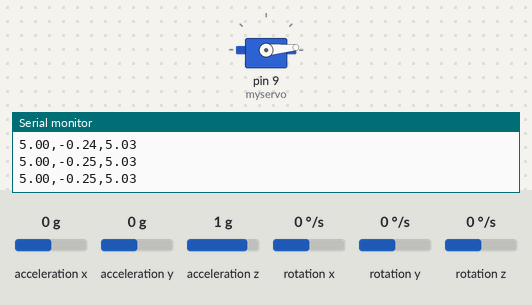
Bench run of a sketch on a simulated Arduino Uno, built with avr-gcc and run on an emulated ATmega328P. Shown: servo, the last lines printed to the serial monitor. The inputs (shaded band) are chosen by the test bench; at power-on: acceleration x 0 g, acceleration y 0 g, acceleration z 1 g, rotation x 0 °/s, rotation y 0 °/s, rotation z 0 °/s.

Above: at 1.2 s.
1.3 s: acceleration x set to -1.4 g
At 2.5 s:
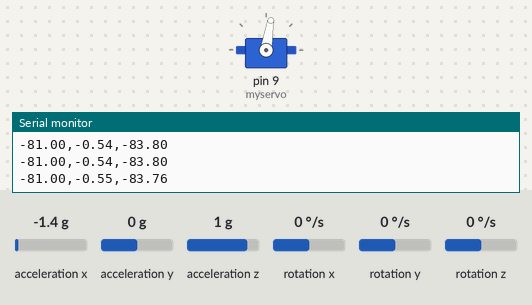
2.8 s: acceleration x set to -0.8 g
At 4.1 s:
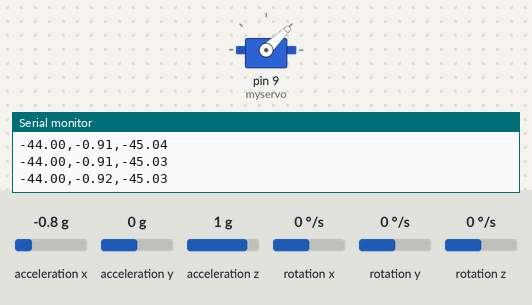
7.3 s: acceleration x set to 0 g
At 8.6 s:
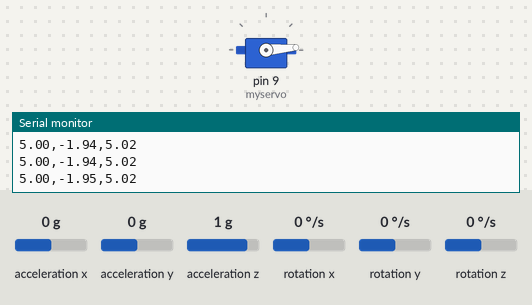
Timing chart, 0 to 9.8 s (numbered marks = the images above; inputs shaded):
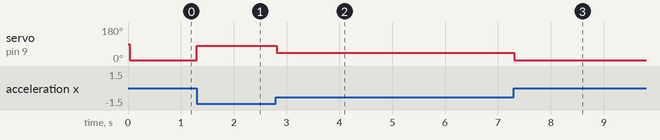

The sketch:

mpu_karman.ino
```cpp
// Arduino Wire library is required if I2Cdev I2CDEV_ARDUINO_WIRE implementation
// is used in I2Cdev.h

#include "Wire.h"
#include <Servo.h>


// I2Cdev and MPU6050 must be installed as libraries, or else the .cpp/.h files
// for both classes must be in the include path of your project

#include "I2Cdev.h"
#include "MPU6050.h"

// class default I2C address is 0x68
// specific I2C addresses may be passed as a parameter here
// AD0 low = 0x68 (default for InvenSense evaluation board)
// AD0 high = 0x69
Servo myservo;
MPU6050 accelgyro;
int16_t ax, ay, az;
int16_t gx, gy, gz;
double total_angle=0;

/* 把mpu6050放在水平桌面上，分别读取读取2000次，然后求平均值 */
#define AX_ZERO (-1476) /* 加速度计的0偏修正值 */
#define GX_ZERO (-30.5) /* 陀螺仪的0偏修正值 */

void setup() {
    myservo.attach(9);
    // join I2C bus (I2Cdev library doesn't do this automatically)
    Wire.begin();
    // initialize serial communication
    // (38400 chosen because it works as well at 8MHz as it does at 16MHz, but
    // it's really up to you depending on your project)
    Serial.begin(9600);
    // initialize device
    Serial.println("Initializing I2C devices...");
    accelgyro.initialize();
    // verify connection
    Serial.println("Testing device connections...");
    Serial.println(accelgyro.testConnection() ? "MPU6050 connection successful" : "MPU6050 connection failed");
}

/* 通过卡尔曼滤波得到的最终角度 */
float Angle=0.0;
/*由角速度计算的倾斜角度 */
float Angle_gy=0.0;
float Q_angle=0.9;
float Q_gyro=0.001;
float R_angle=0.5;
float dt=0.01;  /* dt为kalman滤波器采样时间; */
char  C_0 = 1;
float Q_bias, Angle_err;
float PCt_0=0.0, PCt_1=0.0, E=0.0;
float K_0=0.0, K_1=0.0, t_0=0.0, t_1=0.0;
float Pdot[4] ={0,0,0,0};
float PP[2][2] = { { 1, 0 },{ 0, 1 } };

/* 卡尔曼滤波函数,具体实现可以参考网上资料,也可以使用其它滤波算法 */
void Kalman_Filter(float Accel,float Gyro)
{
         Angle+=(Gyro - Q_bias) * dt;
         Pdot[0]=Q_angle - PP[0][1] - PP[1][0];
         Pdot[1]=- PP[1][1];
         Pdot[2]=- PP[1][1];
         Pdot[3]=Q_gyro;

         PP[0][0] += Pdot[0] * dt;
         PP[0][1] += Pdot[1] * dt;
         PP[1][0] += Pdot[2] * dt;
         PP[1][1] += Pdot[3] * dt;
         Angle_err = Accel - Angle;
         PCt_0 = C_0 * PP[0][0];
         PCt_1 = C_0 * PP[1][0];
         E = R_angle + C_0 * PCt_0;
        if(E!=0)
         {
          K_0 = PCt_0 / E;
           K_1 = PCt_1 / E;
        }
         t_0 = PCt_0;
         t_1 = C_0 * PP[0][1];

         PP[0][0] -= K_0 * t_0;
         PP[0][1] -= K_0 * t_1;
         PP[1][0] -= K_1 * t_0;
         PP[1][1] -= K_1 * t_1;
         Angle        += K_0 * Angle_err;
         Q_bias      += K_1 * Angle_err;
}

void loop() {
    // read raw accel/gyro measurements from device
    double ax_angle=0.0;
    double gx_angle=0.0;
    unsigned long time=0;
    unsigned long mictime=0;
    static unsigned long pretime=0;
    float gyro=0.0;
    if(pretime==0)
    {
        pretime=millis();
        return;
    }
    mictime=millis();
    accelgyro.getMotion6(&ax, &ay, &az, &gx, &gy, &gz);
    /*
    * 加速度量程范围设置2g 16384 LSB/g
    * 计算公式：
    * 前边已经推导过这里再列出来一次
    * x是小车倾斜的角度,y是加速度计读出的值
    * sinx = 0.92*3.14*x/180 = y/16384
    * x=180*y/(0.92*3.14*16384)=
    */
    ax -= AX_ZERO;
    ax_angle=ax/262;
    /*
    * 陀螺仪量程范围设置250 131 LSB//s
    * 陀螺仪角度计算公式:
    * 小车倾斜角度是gx_angle,陀螺仪读数是y,时间是dt
    * gx_angle +=(y/(131*1000))*dt
    */
    gy -= GX_ZERO;
    time=mictime-pretime;
    gyro=gy/131.0;
    gx_angle=gyro*time;
    gx_angle=gx_angle/1000.0;
    total_angle-=gx_angle;
    dt=time/1000.0;
    Kalman_Filter(ax_angle,gyro);
    myservo.write(abs(ax_angle));
    Serial.print(ax_angle); Serial.print(",");
    Serial.print(total_angle); Serial.print(",");
    Serial.println(Angle);
    pretime=mictime;
}
```

Measured:
- after the input at 1.3 s, servo on pin 9 (myservo): 5° → 81° at once
- after the input at 2.8 s, servo on pin 9 (myservo): 81° → 44° at once
- after the input at 7.3 s, servo on pin 9 (myservo): 44° → 5° at once
